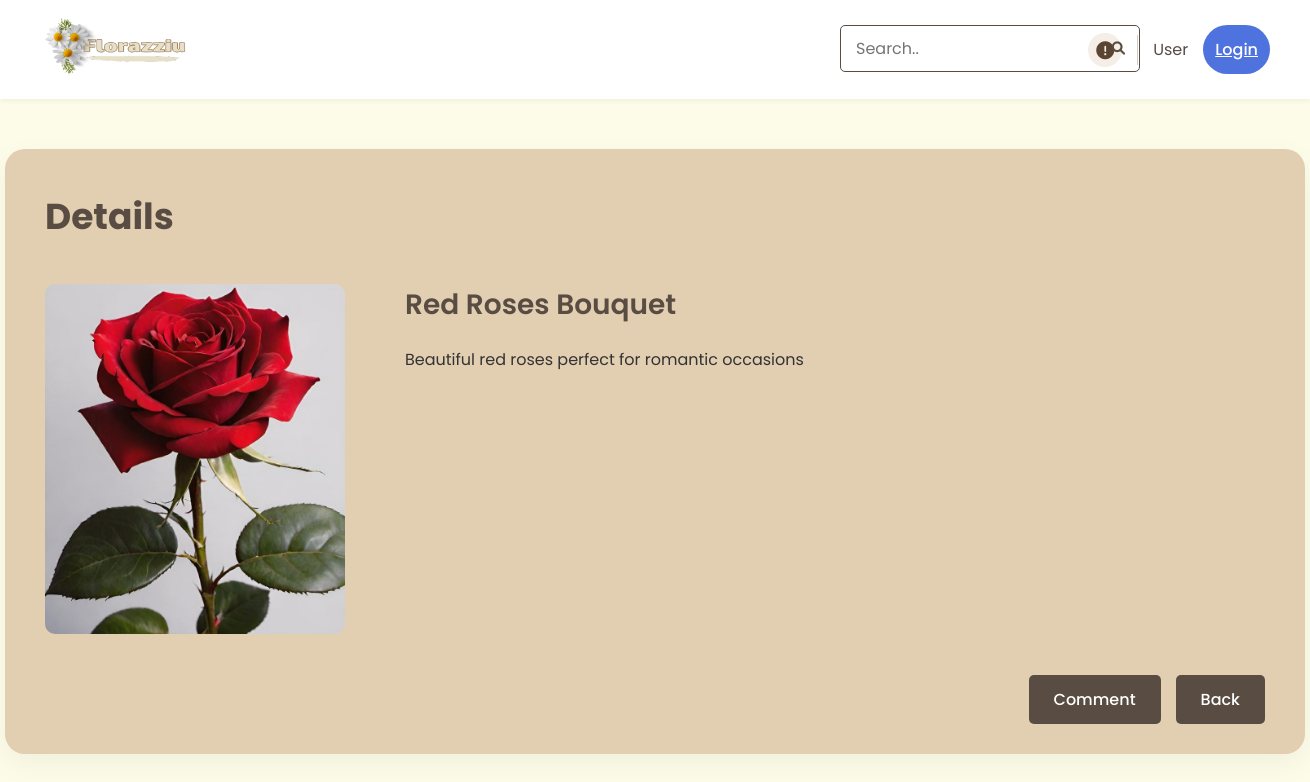
Before: /flower_shop/products/product-detail.php?id=1 with the older database file.
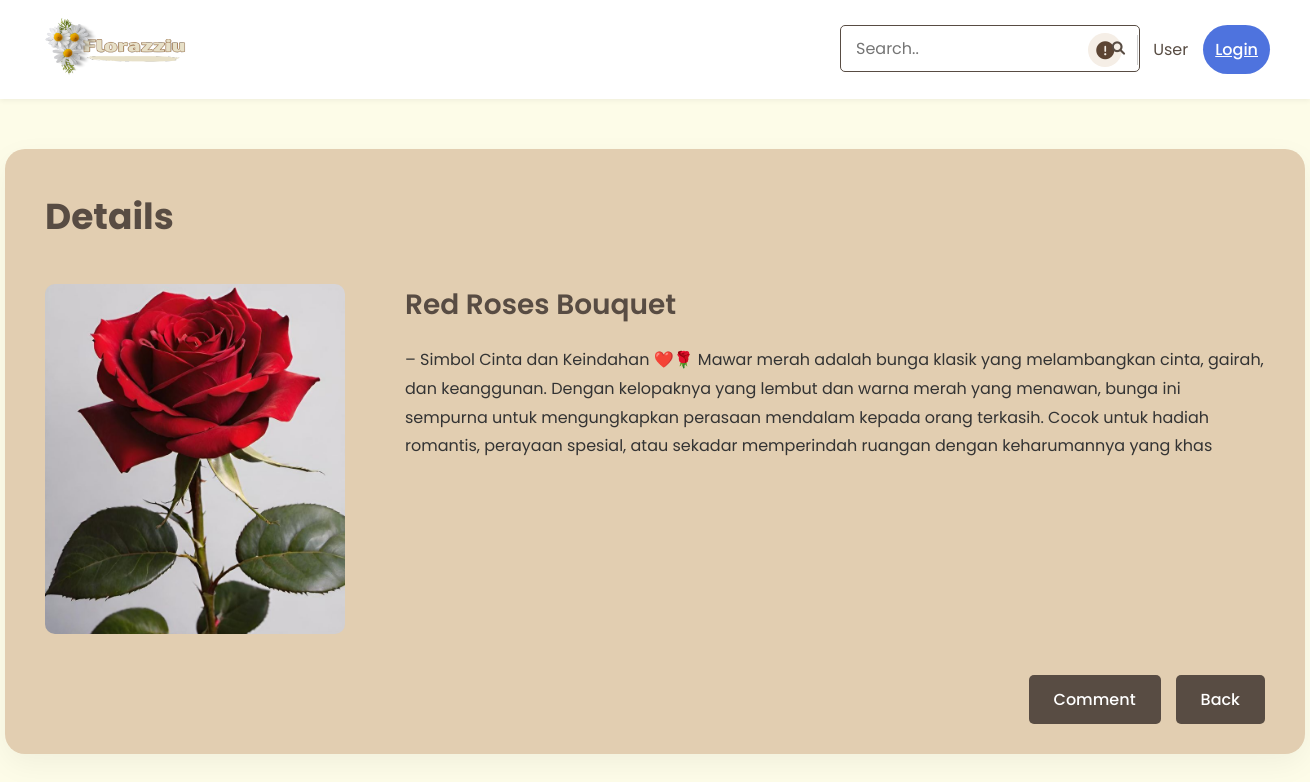
After: the same page with the newer database file.
### tables this page shows
CREATE TABLE `products` (
  `id` int(11) NOT NULL,
  `name` varchar(255) NOT NULL,
  `color` varchar(50) NOT NULL,
  `price` decimal(10,2) NOT NULL,
  `description` text DEFAULT NULL,
  `image` varchar(255) NOT NULL,
  `created_at` timestamp NOT NULL DEFAULT current_timestamp(),
  `updated_at` timestamp NOT NULL DEFAULT current_timestamp() ON UPDATE current_timestamp()
);

### flower_shop/includes/functions.php (called while the page is built, shortened)
<?php
function getColorCode($colorName) {
    $colors = [
        'Biru' => '#0000FF',
        'Ungu' => '#800080',
        'Pink' => '#FFC0CB',
        'Kuning' => '#FFFF00',
        'Hijau' => '#008000',
        'Putih' => '#FFFFFF',
        'Merah' => '#FF0000',
        'Hitam' => '#000000'
    ];
    return $colors[$colorName] ?? '#584C43';
}
?>

### flower_shop/products/product-detail.php (the view, shortened to what this page needs)
<?php
include '../includes/header.php';
require '../config/database.php';
$product_id = $_GET['id'] ?? 0;
$stmt = $pdo->prepare("SELECT * FROM products WHERE id = ?");
$stmt->execute([$product_id]);
$product = $stmt->fetch(PDO::FETCH_ASSOC);
function formatProductDescription($description) {
    $paragraphs = explode("\n", $description);
    $formatted = '';
    foreach ($paragraphs as $para) {
        if (strpos($para, 'Keunggulan:') !== false) {
            $formatted .= '<p><strong>'.$para.'</strong></p>';
        } else {
            $formatted .= '<p>'.$para.'</p>';
        }
    }
    return $formatted;
}
?>
<main>
    <div class="container">
        <div class="product-detail-card-page">
            <h1 class="detail-title">Details</h1>
            <div class="product-detail-content">
                <div class="product-image-container">
                    <img src="../assets/images/products/<?php echo htmlspecialchars($product['image']); ?>" alt="<?php echo htmlspecialchars($product['name']); ?>">
                </div>
                <div class="product-info">
                    <h2 class="product-name" style="color: <?php echo getColorCode($product['color']); ?>">
                        <?php echo htmlspecialchars($product['name']); ?>
                    </h2>
                    <div class="product-description">
                        <?php echo formatProductDescription(htmlspecialchars($product['description'])); ?>
                    </div>
                    <div class="product-actions-container">
                    <div class="product-actions-page">
                        <a href="comments.php?id=<?php echo $product['id']; ?>" class="comment-btn">Comment</a>
                        <a href="../index.php" class="back-btn">Back</a>
                    </div>
                    </div>
                </div>
            </div>
        </div>
    </div>
</main>

### flower_shop/includes/header.php (shortened to what this page needs)
<?php
include __DIR__ . '/functions.php';
?>
<!DOCTYPE html>
<html lang="en">
<head>
    <link rel="stylesheet" href="https://cdnjs.cloudflare.com/ajax/libs/font-awesome/6.0.0-beta3/css/all.min.css">
    <link rel="stylesheet" href="/assets/css/style.css">
</head>
<body>
<?php if (!isset($hideHeader) || $hideHeader !== true): ?>
<header class="main-header">
    <div class="container header-flex">
        <div class="logo">
            <img src="/assets/images/logo.png" alt="Flower Shop Logo" width="155" height="83">
        </div>
        <div class="search-box">
            <form action="../search.php" method="get">
                <input type="text" name="query" placeholder="Search.." value="<?= htmlspecialchars($_GET['query'] ?? '') ?>">
                <button type="submit"><i class="fas fa-search"></i></button>
            </form>
        </div>
        <div class="user-area">
            <a href="../about-us.php" class="icon-btn">
                <i class="fas fa-exclamation-circle"></i>
            </a>
            <span class="username">User</span>
            <div class="user-actions">
    <?php if(isset($_SESSION['loggedin'])): ?>
        <div class="profile-dropdown">
            <div class="profile-toggle">
                <img src="../assets/uploads/<?= $_SESSION['profile_pic'] ?? 'default.jpg' ?>" alt="Profile">
                <span><?= htmlspecialchars($_SESSION['username']) ?></span>
                <i class="fas fa-chevron-down"></i>
            </div>
            <ul class="dropdown-menu">
                <li><a href="../users/profile.php"><i class="fas fa-user"></i> My Profile</a></li>
                <li><a href="../auth/logout.php"><i class="fas fa-sign-out-alt"></i> Logout</a></li>
            </ul>
        </div>
    <?php else: ?>
        <a href="../auth/login.php" class="login-btn">Login</a>
    <?php endif; ?>
</div>
        </div>
    </div>
</header>
<?php endif; ?>

### flower_shop/assets/css/style.css (style rules this page uses)
* { margin: 0; padding: 0; box-sizing: border-box; font-family: 'Poppins', sans-serif; }
body { background-color: #FDFCE8; }
header { padding: 20px 0; position: relative; }
header .container { display: flex; justify-content: space-between; align-items: center; }
.logo { position: absolute; top: 5px; left: 42px; }
.search-box { position: relative; bottom: 1px; left: 800px; }
.search-box input { width: 300px; padding: 10px 15px; border: 1px solid #584C43; border-radius: 5px; font-size: 16px; color: #969696; background-color: transparent; }
.search-box button { position: absolute; right: 15px; top: 50%; transform: translateY(-50%); color: #584C43; background: none; border: none; cursor: pointer; padding: 0; }
.search-box form { position: relative; display: flex; align-items: center; }
.user-actions { display: flex; align-items: center; gap: 20px; }
.username { position: relative; font-size: 16px; color: #584C43; display: flex; align-items: center; gap: 5px; }
.product-detail-card-page { background-color: #E2CEB1; width: 1300px; margin: 50px auto; padding: 40px; border-radius: 20px; box-shadow: 0 10px 30px rgba(0, 0, 0, 0.05); position: relative; min-height: 600px; padding-bottom: 100px; }
.detail-title { color: #584C43; font-size: 36px; font-weight: 700; margin-bottom: 40px; text-align: left; }
.product-detail-content { display: flex; gap: 60px; margin-bottom: 20px; }
.product-image-container { width: 300px; height: 350px; border-radius: 10px; overflow: hidden; }
.product-image-container img { width: 100%; height: 100%; object-fit: cover; }
.product-info { flex: 1; }
.product-name { font-size: 28px; font-weight: 600; margin-bottom: 20px; }
.product-description { color: #333; font-size: 16px; line-height: 1.8; margin-bottom: 30px; }
.product-description p { margin-bottom: 15px; }
.product-actions-container { display: flex; justify-content: flex-end; position: absolute; bottom: 30px; right: 40px; width: calc(100% - 80px); }
.product-actions-page { display: flex; gap: 15px; }
.comment-btn { background-color: #584C43; color: white; padding: 12px 25px; border: none; border-radius: 5px; font-size: 16px; font-weight: 500; cursor: pointer; transition: all 0.3s; text-decoration: none; display: inline-block; }
.back-btn, .cancel-btn { background-color: #584C43; color: white; padding: 12px 25px; border: none; border-radius: 5px; font-size: 16px; font-weight: 500; cursor: pointer; transition: all 0.3s; text-decoration: none; display: inline-block; }
.login-btn { padding: 12px; background-color: #4E73DE; color: white; border: none; border-radius: 25px; font-size: 16px; font-weight: 500; cursor: pointer; transition: all 0.3s; margin-top: 10zzpx; }
.main-header { background-color: #ffff; padding: 10px 40px; font-family: 'Poppins', sans-serif; box-shadow: 0 2px 5px rgba(0, 0, 0, 0.05); }
.header-flex { display: flex; align-items: center; justify-content: space-between; padding: 15px 0; }
.user-area { display: flex; align-items: center; gap: 15px; }
.icon-btn i { font-size: 18px; color: #5c4433; background-color: #f5eee6; padding: 8px; border-radius: 50%; }

Changed rows visible on the page:
changed products "Red Roses Bouquet": description "Beautiful red roses perfect for romantic occasions" → "– Simbol Cinta dan Keindahan ❤️🌹 Mawar merah adalah bunga klasik yang melambangkan cinta, gairah, dan keanggunan. Dengan kelopaknya yang lembut dan warna merah yang menawan, bunga ini sempurna untuk mengungkapkan perasaan mendalam kepada orang terkasih. Cocok untuk hadiah romantis, perayaan spesial, atau sekadar memperindah ruangan dengan keharumannya yang khas"
